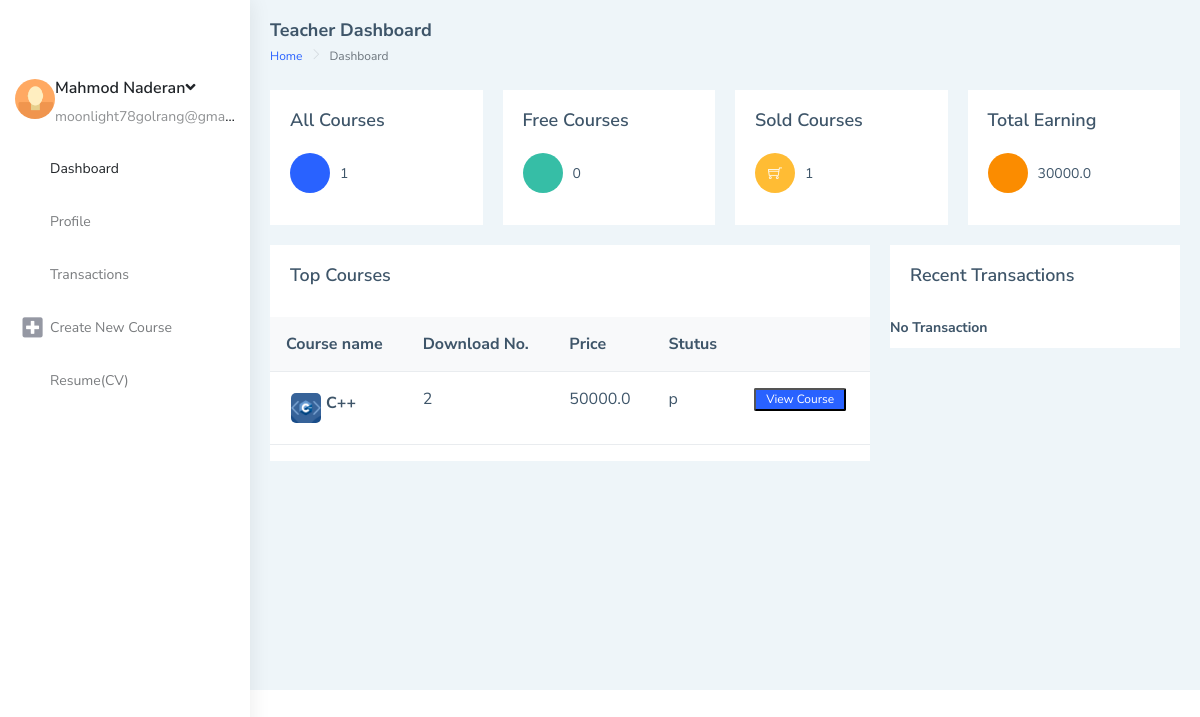
The page /accounts/teacherdashboard/main (signed in) on the database as committed earlier.
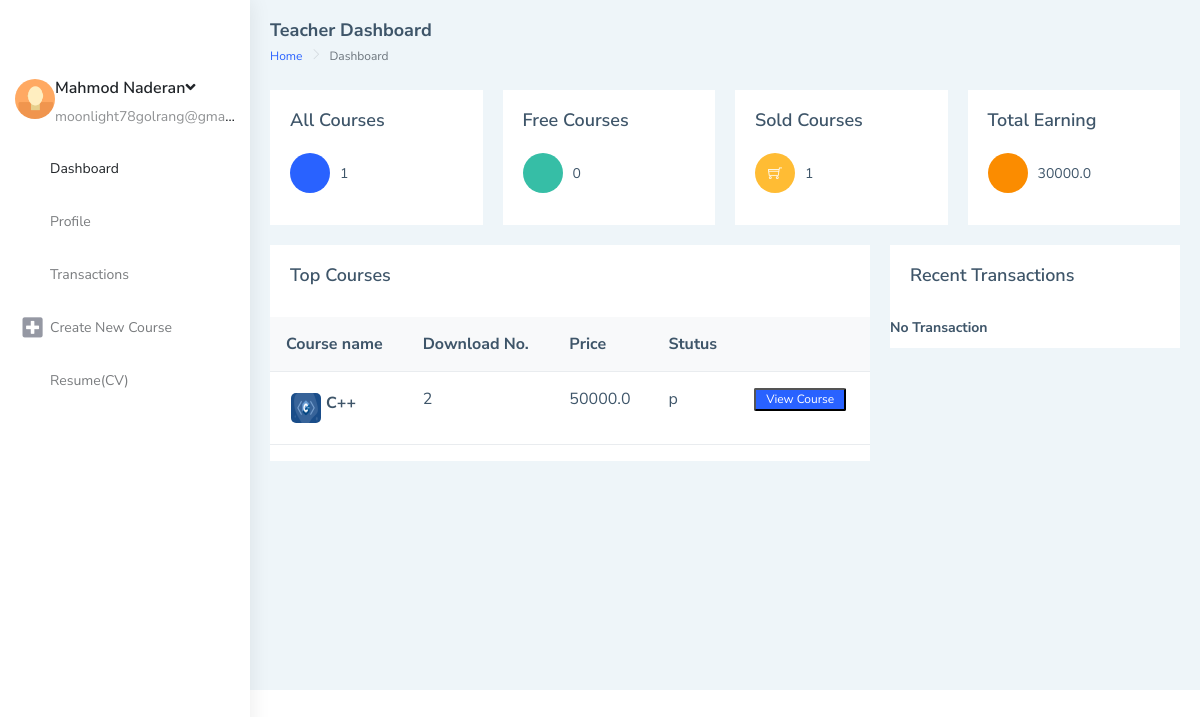
The same page on the database as committed later.
### mainSite/models.py (models this page shows, shortened)
class Course(models.Model):
    name = models.CharField(max_length=100, null=True)
    title = models.CharField(max_length=1000)
    price = models.FloatField(default=0)
    category = models.ManyToManyField(Category, related_name='category')
    subTittel = models.CharField(max_length=200, null=True)
    date_created = models.DateTimeField(auto_now_add=True, null=True)
    datepublished = models.DateTimeField(null=True)
    stutuses = (
        ('d', 'Draft'),
        ('p', 'Published'),
    )
    stutus = models.CharField(max_length=1, choices=stutuses, default='d')
    course_pic = models.ImageField(upload_to='courses/coverPictures/' ,null=True, blank=True)
    duration = models.DurationField(max_length=100, null=True)
    fileZip = models.FileField(
        upload_to='courses/zipFile/', null=True, blank=True)
    dlNumber = models.IntegerField(default=0)
    video = models.FileField(
        upload_to='courses/video/%y', null=True, blank=True)
    class Meta:
        ordering = ["-dlNumber"]

### mainSite/decorators.py (the view)
        def wrapper_func(requset, *args , **kwargs):
            group = None
            if requset.user.groups.exists():
                group = requset.user.groups.all()[0].name
            if group == None:
                return HttpResponse("you are not authorized to view this page")
            if group in allowed_roles:
                 return view_func(requset, *args , **kwargs)
            else:
                return HttpResponse("you are not authorized to view this page")

### mainSite/views.py (called while the page is built)
@login_required
@allowed_users("teacher")
def teacherDashboard(request):
    teacher =request.user.teacher
    allCours = teacher.course.all()
    freeCours = allCours.filter(price=0)
    transaction = teacher.transaction.all()[0:3]
    coursePurchased = allCours.filter(price__gt=0)
    context = {
        "teacher": teacher,
        "allCours": allCours,
        "freeCours": freeCours,
        "freeCoursSize": len(freeCours),
        "coursePurchased": coursePurchased,
        "coursePurchasedSize": coursePurchased.count(),
        "transaction":transaction,
    }
    return render(request, 'teacherdashboard.html' , context)

### templates/teacherdashboard.html (shortened to what the changed rows need)
{% load static %}
{% load widget_tweaks %}
{% load mathfilters %}
<html lang="en">
<head>
    <link href="{% static '/assetss/libs/chartist/dist/chartist.min.css' %}" rel="stylesheet">
    <link href="{% static '/distt/css/style.min.css' %}" rel="stylesheet">
</head>
<body>
    <div id="main-wrapper" data-layout="vertical" data-navbarbg="skin5" data-sidebartype="full"
    data-sidebar-position="absolute" data-header-position="absolute" data-boxed-layout="full">
    <div class="page-wrapper">
        <div class="container-fluid">
            <div class="row">
                <div class="col-8">
                    <div class="card">
                        <div class="table-responsive">
                            <table class="table v-middle">
                                {% if allCours.count > 0 %}
                                <thead>
                                    <tr class="bg-light">
                                        <th class="border-top-0">Course name</th>
                                        <th class="border-top-0">Download No.</th>
                                        <th class="border-top-0">Price</th>
                                        <th class="border-top-0">Stutus</th>
                                        <th class="border-top-0"></th>
                                    </tr>
                                </thead>
                                <tbody>
                                    {% for course in allCours %}
                                    <tr>
                                        <td>
                                            <div class="d-flex align-items-center">
                                                <div class="m-r-12">
                                                    {% if course.course_pic %}
                                                    <img src="{{ course.course_pic.url }}" style="width: 40px;height: 40px; border-radius: 10px ; padding: 5px;"/>
                                                    {% endif %}
                                                </div>
                                                <div class="">
                                                    <h4 class="m-b-0 font-16">{{ course.name }}</h4>
                                                </div>
                                            </div>
                                        </td>
                                        <td>{{course.dlNumber}}</td>
                                        <td>{{ course.price }}</td>
                                        <td>{{course.stutus}}</td>
                                        <td>
                                            <button class="label label-info"><a href="{% url 'course' course.id %}" style="color: white;text-decoration: none;">View Course</a></button>
                                        </td>
                                    </tr>
                                    {% endfor %}
                                    {% else %}
                                    <div class ="row"> <strong>           nothing to show    </strong></div>
                                    {% endif %}
                                </tbody>
                            </table>
                        </div>
                    </div>
                </div>
            </div>
        </div>
    </div>
</div>
</body>
</html>

Rows that differ between the two databases and show on the page:
changed Course: course_pic: a different picture
